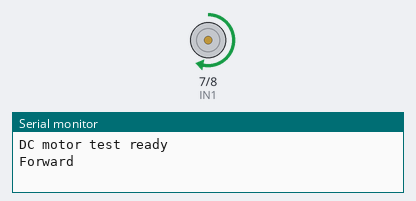
A sketch run on a simulated Arduino Uno, built with avr-gcc and run on an emulated ATmega328P. Shown: motor-driver pin pairs drawn as motors (green arrow = first pin HIGH = forward, orange = second pin HIGH = backward, longer = more drive, scaled by the enable pin), the last lines printed to the serial monitor.

Above: at 0.5 s.
At 3.0 s:
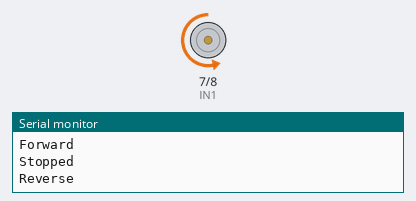
At 4.2 s:
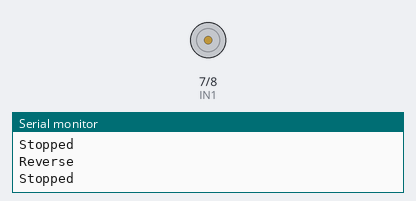
Timing chart, 0 to 6.5 s (numbered marks = the images above):
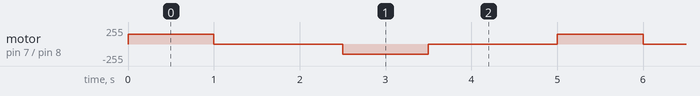

The sketch:

dc_motor_test.ino
```cpp
const int IN1 = 7;
const int IN2 = 8;
const int EN = 6;

void stopMotor() {
  analogWrite(EN, 0);
  digitalWrite(IN1, LOW);
  digitalWrite(IN2, LOW);
}

void setup() {
  Serial.begin(115200);

  pinMode(IN1, OUTPUT);
  pinMode(IN2, OUTPUT);
  pinMode(EN, OUTPUT);

  stopMotor();
  Serial.println("DC motor test ready");
}

void loop() {
  Serial.println("Forward");

  digitalWrite(IN1, HIGH);
  digitalWrite(IN2, LOW);
  analogWrite(EN, 150);
  delay(1000);

  stopMotor();
  Serial.println("Stopped");
  delay(1500);

  Serial.println("Reverse");

  digitalWrite(IN1, LOW);
  digitalWrite(IN2, HIGH);
  analogWrite(EN, 150);
  delay(1000);

  stopMotor();
  Serial.println("Stopped");
  delay(1500);
}
```

Measured:
- by itself, motor on pin 7 (IN1) / pin 8 (IN2): repeats every 5.0 s: stopped 1.5 s, backward 150/255 1.0 s, stopped 1.5 s, forward 150/255 1.0 s
